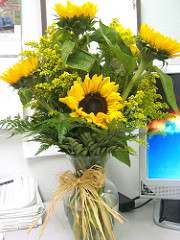
#> input picture notebooks/images/24459750_eb49f6e4cb_m.jpg, 180 x 240 px
$ python segmentation_scratch.py ../../notebooks/images/24459750_eb49f6e4cb_m.jpg
#> lines starting #> are read from the running program, lines starting #| are printed output that depends on the picture; after the words box and inside, x2 and y2 are one past the last pixel; in counts of white or black regions, pixels touching at a corner belong together
import numpy as np
import matplotlib.pyplot as plt
from PIL import Image
import sys
import time
def load_image(path):
    """Load image as float32 numpy array (H, W, 3) in [0,255]."""
    img = Image.open(path).convert("RGB")
    return np.asarray(img, dtype=np.float32)

def bilinear_resize(image, new_shape):
    """
    Resize image to new_shape (new_h, new_w) using bilinear interpolation.
    """
    h, w, c = image.shape
    new_h, new_w = new_shape

    # Create coordinate grids for the new image
    y = np.linspace(0, h-1, new_h)
    x = np.linspace(0, w-1, new_w)
    xv, yv = np.meshgrid(x, y)

    # Floor indices
    x_low = np.floor(xv).astype(int)
    y_low = np.floor(yv).astype(int)

    # Ceiling indices (x_low + 1)
    x_high = x_low + 1
    y_high = y_low + 1

    # Clamp indices
    x_low_clamped = np.clip(x_low, 0, w - 1)
    x_high_clamped = np.clip(x_high, 0, w - 1)
    y_low_clamped = np.clip(y_low, 0, h - 1)
    y_high_clamped = np.clip(y_high, 0, h - 1)

    # Interpolation weights
    # dx, dy relative to the low index
    dx = xv - x_low
    dy = yv - y_low

    wa = (1 - dx) * (1 - dy)
    wb = dx * (1 - dy)
    wc = (1 - dx) * dy
    wd = dx * dy

    # Sample the 4 pixels
    ia = image[y_low_clamped, x_low_clamped]
    ib = image[y_low_clamped, x_high_clamped]
    ic = image[y_high_clamped, x_low_clamped]
    id_ = image[y_high_clamped, x_high_clamped]

    # Combine
    resized = (ia * wa[:,:,None] + ib * wb[:,:,None] +
               ic * wc[:,:,None] + id_ * wd[:,:,None])
    return resized

def nearest_neighbor_resize(image, new_shape):
    """
    Resize image to new_shape (new_h, new_w) using nearest neighbor.
    Better for labels/segmentation masks.
    """
    h, w, c = image.shape
    new_h, new_w = new_shape

    y = (np.linspace(0, h - 1, new_h) + 0.5).astype(int)
    x = (np.linspace(0, w - 1, new_w) + 0.5).astype(int)
    y = np.clip(y, 0, h - 1)
    x = np.clip(x, 0, w - 1)

    return image[y[:, None], x]

def fast_squared_distances(X, C):
    """
    Compute squared Euclidean distance between X (N, D) and C (K, D).
    Returns (N, K) matrix.
    Using identity: ||a-b||^2 = ||a||^2 + ||b||^2 - 2*a.dot(b.T)
    """
    # X_sq: (N, 1), C_sq: (1, K)
    X_sq = np.sum(X**2, axis=1, keepdims=True)
    C_sq = np.sum(C**2, axis=1, keepdims=True).T
    dist_sq = X_sq + C_sq - 2 * np.dot(X, C.T)
    # Handle precision issues (ensure >= 0)
    return np.maximum(dist_sq, 0)


def kmeans_segmentation(image, K=3, max_iter=20, tol=1e-4, seed=42):
    np.random.seed(seed)
    h, w, c = image.shape
    X = image.reshape(-1, c)

    # --- K-Means++ initialization ---
    centroids = np.empty((K, c), dtype=np.float32)
    centroids[0] = X[np.random.randint(len(X))]

    for k in range(1, K):
        # Optimized distance for initialization
        dist_sq = np.min(fast_squared_distances(X, centroids[:k]), axis=1)
        total = dist_sq.sum()
        if total == 0:
            centroids[k] = X[np.random.randint(len(X))]
        else:
            probs = dist_sq / total
            centroids[k] = X[np.random.choice(len(X), p=probs)]

    # --- Lloyd iterations ---
    for i in range(max_iter):
        distances = fast_squared_distances(X, centroids)
        labels = np.argmin(distances, axis=1)

        new_centroids = np.empty_like(centroids)
        for k in range(K):
            mask = labels == k
            if np.any(mask):
                new_centroids[k] = X[mask].mean(axis=0)
            else:
                new_centroids[k] = centroids[k]

        shift = np.linalg.norm(centroids - new_centroids)
        centroids = new_centroids
        if shift < tol:
            break

    segmented = centroids[labels].reshape(h, w, c)
    return segmented.clip(0, 255).astype(np.uint8)


def meanshift_segmentation(
    image,
    bandwidth=30,
    max_iters=10,
    convergence_tol=1.0,
    chunk_size=1000,
):
    h, w, c = image.shape
    N = h * w

    # Feature construction: (R, G, B, X, Y)
    xs, ys = np.meshgrid(np.arange(w), np.arange(h))
    features = np.zeros((N, 5), dtype=np.float32)
    features[:, :3] = image.reshape(N, 3)
    features[:, 3] = xs.ravel()
    features[:, 4] = ys.ravel()

    # Scale spatial features relative to bandwidth
    # This helps balance color vs position importance
    spatial_scale = bandwidth / max(h, w)
    features[:, 3:] *= spatial_scale

    points = features.copy()
    active = np.ones(N, dtype=bool)

    # Iteration
    for it in range(max_iters):
        if not np.any(active):
            break

        new_points = points.copy()

        # We only update active points to save time
        active_indices = np.where(active)[0]

        for start in range(0, len(active_indices), chunk_size):
            end = min(start + chunk_size, len(active_indices))
            idx_chunk = active_indices[start:end]
            query = points[idx_chunk]

            # Fast squared distance
            dist_sq = fast_squared_distances(query, features)
            mask = dist_sq < bandwidth**2

            # Weighted average (flat kernel)
            for i, q_idx in enumerate(idx_chunk):
                neighbors = features[mask[i]]
                if len(neighbors) > 0:
                    new_pos = neighbors.mean(axis=0)
                    shift = np.linalg.norm(new_pos - query[i])
                    new_points[q_idx] = new_pos
                    if shift < convergence_tol:
                        active[q_idx] = False
                else:
                    active[q_idx] = False
        points = new_points
        if not np.any(active):
            break

    # Cluster modes
    labels = np.full(N, -1, dtype=np.int32)
    modes = []

    # Faster clustering
    for i in range(N):
        if labels[i] != -1:
            continue

        mode = points[i]
        # Find all points close to this mode
        dist_sq = np.sum((points - mode)**2, axis=1)
        matches = dist_sq < (bandwidth / 2)**2

        # Only label points that haven't been assigned yet
        unlabeled_matches = matches & (labels == -1)
        labels[unlabeled_matches] = len(modes)
        modes.append(mode[:3])

    modes = np.array(modes)
    segmented = modes[labels].reshape(h, w, 3)
    return segmented.clip(0, 255).astype(np.uint8)


def slic_segmentation(image, n_segments=100, compactness=10, max_iter=10, return_labels=False):
    """
    Optimized SLIC implementation from scratch.
    """
    h, w, c = image.shape
    N = h * w
    S = int(np.sqrt(N / n_segments))

    # Initialize centers on a grid
    xs = np.arange(S // 2, w, S)
    ys = np.arange(S // 2, h, S)
    xv, yv = np.meshgrid(xs, ys)

    centers = np.zeros((xv.size, 5), dtype=np.float32)
    centers[:, 3] = xv.ravel()
    centers[:, 4] = yv.ravel()
    for i in range(len(centers)):
        centers[i, :3] = image[int(centers[i, 4]), int(centers[i, 3])]

    labels = np.full((h, w), -1, dtype=np.int32)
    distances = np.full((h, w), np.inf, dtype=np.float32)

    # Normalization factors
    M = compactness

    for _ in range(max_iter):
        distances.fill(np.inf)
        for i in range(len(centers)):
            cx, cy = int(centers[i, 3]), int(centers[i, 4])

            # Search region [25 X 25]
            y_min, y_max = max(0, cy - S), min(h, cy + S)
            x_min, x_max = max(0, cx - S), min(w, cx + S)

            roi = image[y_min:y_max, x_min:x_max]

            # Color distance
            d_color_sq = np.sum((roi - centers[i, :3])**2, axis=2)

            # Spatial distance
            yy, xx = np.meshgrid(np.arange(y_min, y_max), np.arange(x_min, x_max), indexing='ij')
            d_spatial_sq = (xx - centers[i, 3])**2 + (yy - centers[i, 4])**2

            # SLIC Distance: D = sqrt( d_c^2 + (M/S)^2 * d_s^2 )
            d = np.sqrt(d_color_sq + (M/S)**2 * d_spatial_sq)

            mask = d < distances[y_min:y_max, x_min:x_max]
            distances[y_min:y_max, x_min:x_max][mask] = d[mask]
            labels[y_min:y_max, x_min:x_max][mask] = i

        # Update centers
        for i in range(len(centers)):
            mask = (labels == i)
            if np.any(mask):
                centers[i, :3] = image[mask].mean(axis=0)
                coords = np.where(mask)
                centers[i, 4] = coords[0].mean()
                centers[i, 3] = coords[1].mean()

    if return_labels:
        return labels, centers[:, :3]

    # Color segments by mean color
    segmented = np.zeros_like(image)
    for i in range(len(centers)):
        mask = (labels == i)
        segmented[mask] = centers[i, :3]

    return segmented.clip(0, 255).astype(np.uint8)

def ncut_segmentation(image, n_segments=100, compactness=10, sigma=20.0):
    """
    Perform Normalized Cut on superpixels.
    Nodes = Superpixels (SLIC)
    Edges = Color similarity between adjacent superpixels.
    """
    h, w, c = image.shape

    # 1. Get superpixels
    labels, node_colors = slic_segmentation(
        image, n_segments=n_segments, compactness=compactness,
        max_iter=10, return_labels=True
    )

    # 2. Filter unused nodes (isolated superpixels)
    unique_labels = np.unique(labels)
    # Map old label -> new label
    label_map = np.full(len(node_colors), -1, dtype=int)
    label_map[unique_labels] = np.arange(len(unique_labels))

    # Remap image labels
    labels = label_map[labels]

    # Keep only used colors
    node_colors = node_colors[unique_labels]
    num_nodes = len(unique_labels)

    if num_nodes < 2:
        return np.zeros_like(image)

    # 3. Build Adjacency Matrix (W)
    W = np.zeros((num_nodes, num_nodes), dtype=np.float32)

    # Check vertical and horizontal adjacency
    adj_v = np.stack([labels[:-1, :], labels[1:, :]], axis=-1).reshape(-1, 2)
    adj_h = np.stack([labels[:, :-1], labels[:, 1:]], axis=-1).reshape(-1, 2)

    # Unique edges
    adj = np.unique(np.vstack([adj_v, adj_h]), axis=0)

    # Remove self-loops
    adj = adj[adj[:, 0] != adj[:, 1]]

    for i, j in adj:
        dist_sq = np.sum((node_colors[i] - node_colors[j])**2)
        weight = np.exp(-dist_sq / (2 * sigma**2))
        W[i, j] = W[j, i] = weight

    # Add small global connectivity to prevent disconnected components
    # This ensures 2nd eigenvector is meaningful (Fiedler vector)
    W += 1e-6

    # 4. Normalized Cut via Eigen-decomposition
    d = np.sum(W, axis=1)

    # Standard N-Cut: L_sym = I - D^-1/2 W D^-1/2
    D_inv_sqrt = np.diag(1.0 / np.sqrt(d))
    L_sym = np.eye(num_nodes) - D_inv_sqrt @ W @ D_inv_sqrt

    # Solve for eigenvalues/vectors
    evals, evecs = np.linalg.eigh(L_sym)

    # 2nd smallest eigenvector (Fiedler vector) is at index 1
    # eigenvectors are columns
    v = D_inv_sqrt @ evecs[:, 1]

    # Thresholding to binary cut
    cut_labels = (v > 0).astype(int)

    # Color the image based on the cut
    side0_pts = node_colors[cut_labels == 0]
    side1_pts = node_colors[cut_labels == 1]

    color0 = side0_pts.mean(axis=0) if len(side0_pts) > 0 else np.array([0,0,0])
    color1 = side1_pts.mean(axis=0) if len(side1_pts) > 0 else np.array([255,255,255])

    final_colors = np.stack([color0, color1])
    pixel_labels = cut_labels[labels]

    segmented = final_colors[pixel_labels]
    return segmented.clip(0, 255).astype(np.uint8)


def main(image_path):
    print(f"[INFO]: Loading Image: {image_path}")
    image = load_image(image_path)
#> in load_image, img is the input picture: PIL image 180x240 RGB; mean R, G, B 162.2, 167.2, 122
    original_h, original_w = image.shape[:2]

    # Downsample for processing speed if necessary
    process_dim = 120
    if max(original_h, original_w) > process_dim:
        scale = process_dim / max(original_h, original_w)
        new_w, new_h = int(original_w * scale), int(original_h * scale)
        image_small = bilinear_resize(image, (new_h, new_w))
        print(f"[INFO]: Resized for processing: {new_w}X{new_h}")
#| [INFO]: Resized for processing: 90X120
    else:
        image_small = image

    results = {}

    # 1. K-Means
    print("Running Optimized K-Means...")
    start = time.time()
    results['K-Means'] = kmeans_segmentation(image_small, K=5)
#> the loop in kmeans_segmentation, `for k in range(1, K):` made 4 passes
#> (C_sq in fast_squared_distances, total) on passes 1 to 4: ([82797.8], 205876957.4), ([[82797.8, 2695.7]], 131979470.1), ([[82797.8, 2695.7, 110781.3]], 102977501), ([[82797.8, 2695.7, 110781.3, 187947.1]], 58099215.4)
#> after the loop in kmeans_segmentation, `for k in range(1, K):`: centroids = [[163.9, 171.1, 163.3], [31.8, 35.65, 20.34], [239, 231.1, 15.56], [249.3, 248.3, 253.3], [55.61, 79.09, 43.58]]
#> the loop in kmeans_segmentation, `for i in range(max_iter):` made 20 passes
#> (C_sq in fast_squared_distances, shift) on pass 1: ([[82797.8, 2695.7, 110781.3, 187947.1, 11246.1]], 67.09)
    print(f"K-Means took {time.time() - start:.2f}s")

    # 2. Mean-Shift
    print("Running Optimized Mean-Shift...")
    start = time.time()
    # Using a smaller bandwidth or downsampled image for Mean-Shift as it's still heavy
    results['Mean-Shift'] = meanshift_segmentation(image_small, bandwidth=25)
    print(f"Mean-Shift took {time.time() - start:.2f}s")

    # 3. SLIC
    print("Running SLIC Segmentation...")
    start = time.time()
    results['SLIC'] = slic_segmentation(image_small, n_segments=100, compactness=20)
#> after the loop in slic_segmentation, `for i in range(len(centers)):`: centers = 108 rows, first 6: [174.1, 175, 160.3, 5, 5], [252, 254, 253, 15, 5], [248.9, 250.2, 251.9, 25, 5], [249.7, 232.7, 1.67, 35, 5], [246.5, 207.4, 1.96, 45, 5], [255, 255, 255, 55, 5]
#> after the loop in slic_segmentation, `for _ in range(max_iter):`:
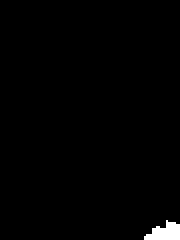
#> mask: shape (120, 90) bool (shown 2 times larger); 1.1% white; 1 white region, box (x1, y1, x2, y2) and area: (72, 110, 90, 120) 117
#> after the loop in slic_segmentation, `for _ in range(max_iter):`: centers = 108 rows, first 6: [179.3, 171.8, 161.6, 5.36, 5.42], [250.5, 251.9, 251.4, 14.56, 5.79], [248.1, 248.1, 245.4, 24.73, 5.02], [219.2, 217.7, 172.3, 26.06, 7.06], [245.7, 211.2, 11.87, 35.89, 4.77], [250, 250.1, 236.5, 44.87, 3.13]
#> the loop in slic_segmentation, `for i in range(len(centers)):` made 108 passes
#> after the loop in slic_segmentation, `for i in range(len(centers)):`:
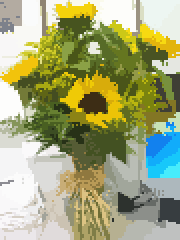
#> segmented: shape (120, 90, 3) float64 (shown 2 times larger); mean of channels 0, 1, 2 162.5, 167.6, 122.7; drawn as R, G, B
    print(f"SLIC took {time.time() - start:.2f}s")

    # 4. Normalized Cut
    print("Running Real Normalized Cut...")
    start = time.time()
    results['N-Cut'] = ncut_segmentation(image_small, n_segments=150, compactness=15)
#> call 2 of slic_segmentation, with n_segments = 150, compactness = 15, max_iter = 10, return_labels = True
#> after the loop in slic_segmentation (call 2), `for i in range(len(centers)):`: centers = 165 rows, first 6: [199.7, 183.8, 186.8, 4, 4], [252.9, 254.9, 253.9, 12, 4], [188.1, 187.1, 181, 20, 4], [251.7, 211.2, 67.25, 28, 4], [248.6, 219.2, 6.61, 36, 4], [247.6, 221.1, 8.95, 44, 4]
#> after the loop in slic_segmentation (call 2), `for _ in range(max_iter):`:
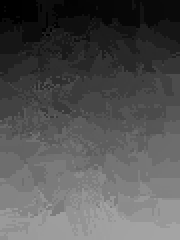
#> labels: shape (120, 90) int32 (shown 2 times larger); min 0, max 164, mean 83.2
#> after the loop in slic_segmentation (call 2), `for _ in range(max_iter):`: centers = 165 rows, first 6: [181.1, 172.3, 160.2, 5.23, 4.81], [250.2, 251.8, 251.2, 14.46, 5.04], [182.9, 178.6, 152.2, 23.92, 11.42], [244.5, 242.8, 204.3, 31.55, 2.77], [243.7, 206.6, 10.7, 34.03, 5.09], [246.6, 221.9, 66.74, 43.49, 3.79]
#> in ncut_segmentation, `labels, node_colors = slic_segmentation( image, n_segments=n_segments,..`: node_colors = 165 rows, first 8: [181.1, 172.3, 160.2], [250.2, 251.8, 251.2], [182.9, 178.6, 152.2], [244.5, 242.8, 204.3], [243.7, 206.6, 10.7], [246.6, 221.9, 66.74], [253.4, 253.5, 249.5], [254.4, 254.5, 253.6]
#> in ncut_segmentation, `unique_labels = np.unique(labels)`: unique_labels = 165 values from 0 to 164
#> in ncut_segmentation, `label_map = np.full(len(node_colors), -1, dtype=int)`: label_map = 165 values from -1 to -1
#> in ncut_segmentation, `num_nodes = len(unique_labels)`: num_nodes = 165
#> in ncut_segmentation, `adj_v = np.stack([labels[:-1, :], labels[1:, :]], axis=-1).reshape(-1,..`: adj_v = 10710 pairs, first value 0 to 164, second value 0 to 164
#> in ncut_segmentation, `adj_h = np.stack([labels[:, :-1], labels[:, 1:]], axis=-1).reshape(-1,..`: adj_h = 10680 pairs, first value 0 to 164, second value 0 to 164
#> in ncut_segmentation, `adj = np.unique(np.vstack([adj_v, adj_h]), axis=0)`: adj = 1322 pairs, first value 0 to 164, second value 0 to 164
#> in ncut_segmentation, `adj = adj[adj[:, 0] != adj[:, 1]]`: adj = 1157 pairs, first value 0 to 164, second value 0 to 164
#> the loop in ncut_segmentation, `for i, j in adj:` made 1157 passes
#> (i, j, dist_sq, weight) on passes 2 to 4: (0, 11, 3801.3, 0.00864), (0, 12, 18662.9, 7.39e-11), (1, 12, 11.51, 0.986)
#> after the loop in ncut_segmentation, `for i, j in adj:`:
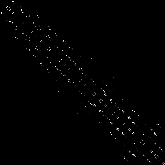
#> W: shape (165, 165) float32; min 0, max 1, mean 0.00653
#> in ncut_segmentation, `d = np.sum(W, axis=1)`: d = 165 values, max 4.08 at index 134, min 0.000165 at index 121, mean 1.08
#> in ncut_segmentation, `evals, evecs = np.linalg.eigh(L_sym)`:
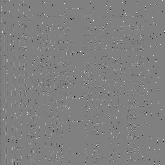
#> evecs: shape (165, 165) float64; min -0.971, max 0.963, mean -0.000288; drawn with min black and max white
#> in ncut_segmentation, `evals, evecs = np.linalg.eigh(L_sym)`: evals = 165 values from 4.58e-08 to 2
#> in ncut_segmentation, `v = D_inv_sqrt @ evecs[:, 1]`: v = 165 values, max 0.3 at index 21, min -0.0207 at index 1, mean 0.000831
#> in ncut_segmentation, `cut_labels = (v > 0).astype(int)`: cut_labels = 165 values, max 1 at index 0, min 0 at index 1, mean 0.127
#> in ncut_segmentation, `side0_pts = node_colors[cut_labels == 0]`: side0_pts = 144 rows, first 8: [250.2, 251.8, 251.2], [182.9, 178.6, 152.2], [244.5, 242.8, 204.3], [243.7, 206.6, 10.7], [246.6, 221.9, 66.74], [250.4, 250.6, 248.1], [247.1, 247.2, 244.4], [137.1, 123.3, 116]
#> in ncut_segmentation, `side1_pts = node_colors[cut_labels == 1]`: side1_pts = 21 rows, first 8: [181.1, 172.3, 160.2], [253.4, 253.5, 249.5], [254.4, 254.5, 253.6], [140.9, 132.1, 123], [239.2, 247.6, 243.1], [231.7, 241.7, 238.3], [132.6, 136.4, 147.1], [230.6, 233.7, 215.6]
#> in ncut_segmentation, `color0 = side0_pts.mean(axis=0) if len(side0_pts) > 0 else np.array([0..`: color0 = [162, 161, 105.6]
#> in ncut_segmentation, `color1 = side1_pts.mean(axis=0) if len(side1_pts) > 0 else np.array([2..`: color1 = [165.8, 205.1, 213.7]
#> in ncut_segmentation, `final_colors = np.stack([color0, color1])`: final_colors = [[162, 161, 105.6], [165.8, 205.1, 213.7]]
#> in ncut_segmentation, `segmented = final_colors[pixel_labels]`:
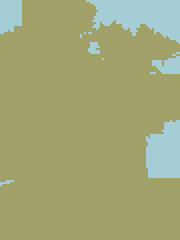
#> segmented: shape (120, 90, 3) float32 (shown 2 times larger); mean of channels 0, 1, 2 162.5, 166.6, 119.3; drawn as R, G, B
    print(f"N-Cut took {time.time() - start:.2f}s")

    # Upsample results to original size
    final_results = {}
    for name, img in results.items():
        if img.shape[:2] != (original_h, original_w):
            print(f"Upsampling {name}...")
            final_results[name] = nearest_neighbor_resize(img, (original_h, original_w))
        else:
            final_results[name] = img
#> this loop made 4 passes
#> name on passes 1 to 4: 'K-Means', 'Mean-Shift', 'SLIC', 'N-Cut'
#> (printed output is left out)
#> after the loop, final_results = 4 items

    # Plotting
    fig, axes = plt.subplots(2, 3, figsize=(18, 10))
    axes = axes.ravel()

    axes[0].imshow(image.astype(np.uint8))
    axes[0].set_title("Original Image", fontsize=14)

    # Track indices for subplots
    plot_idx = 1
    for name, img in final_results.items():
        axes[plot_idx].imshow(img)
        axes[plot_idx].set_title(f"{name} Segmentation", fontsize=14)
        plot_idx += 1
#> after the loop, plot_idx = 5

    for ax in axes:
        ax.axis("off")

    plt.tight_layout()
    output_path = "output_segmentation_optimized.png"
    plt.savefig(output_path, dpi=150, bbox_inches='tight')
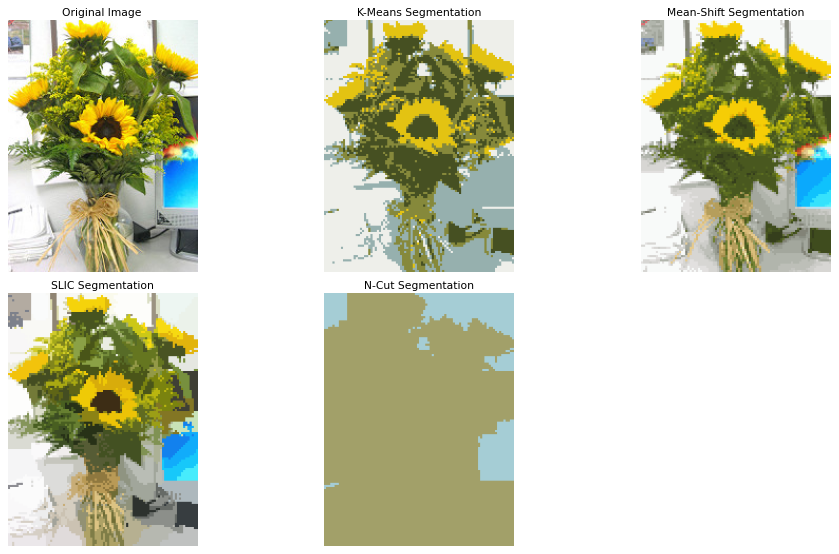
#> figure drawn by matplotlib, 5 panels
    print(f"Result saved to {output_path}")
    plt.show()

if __name__ == "__main__":
    if len(sys.argv) < 2:
        print("Usage: python segmentation_scratch.py <image_path>")
        sys.exit(1)

    main(sys.argv[1])
